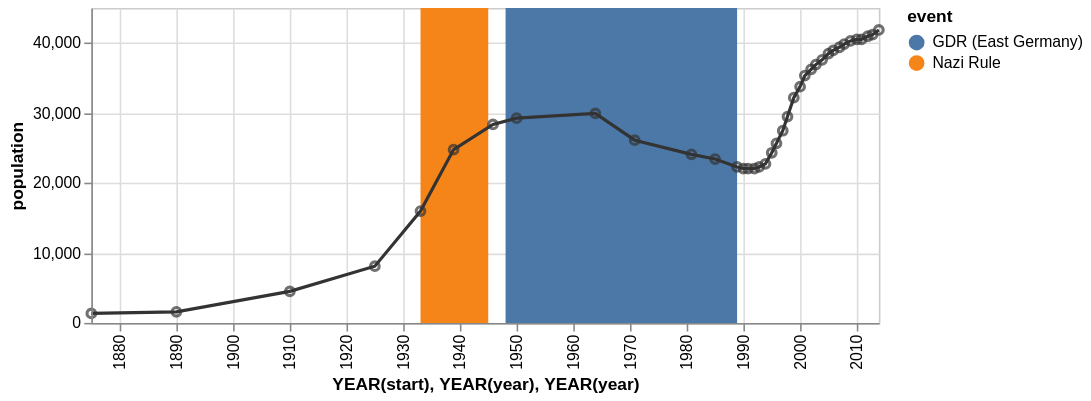

Vega-Lite specification for this chart:
### Vega specification from a JSON file in a GitHub repository (floating-point values rounded to 4 significant figures)
{"$schema": "https://vega.github.io/schema/vega/v3.0.json", "description": "The population of the German city of Falkensee over time", "autosize": "pad", "padding": 5, "encode": {"update": {"stroke": {"value": "#ccc"}, "fill": {"value": "transparent"}}}, "data": [{"name": "source_0", "values": [{"year": "1875", "population": 1309}, {"year": "1890", "population": 1558}, {"year": "1910", "population": 4512}, {"year": "1925", "population": 8180}, {"year": "1933", "population": 15915}, {"year": "1939", "population": 24824}, {"year": "1946", "population": 28275}, {"year": "1950", "population": 29189}, {"year": "1964", "population": 29881}, {"year": "1971", "population": 26007}, {"year": "1981", "population": 24029}, {"year": "1985", "population": 23340}, {"year": "1989", "population": 22307}, {"year": "1990", "population": 22087}, {"year": "1991", "population": 22139}, {"year": "1992", "population": 22105}, {"year": "1993", "population": 22242}, {"year": "1994", "population": 22801}, {"year": "1995", "population": 24273}, {"year": "1996", "population": 25640}, {"year": "1997", "population": 27393}, {"year": "1998", "population": 29505}, {"year": "1999", "population": 32124}, {"year": "2000", "population": 33791}, {"year": "2001", "population": 35297}, {"year": "2002", "population": 36179}, {"year": "2003", "population": 36829}, {"year": "2004", "population": 37493}, {"year": "2005", "population": 38376}, {"year": "2006", "population": 39008}, {"year": "2007", "population": 39366}, {"year": "2008", "population": 39821}, {"year": "2009", "population": 40179}, {"year": "2010", "population": 40511}, {"year": "2011", "population": 40465}, {"year": "2012", "population": 40905}, {"year": "2013", "population": 41258}, {"year": "2014", "population": 41777}]}, {"name": "source_1", "values": [{"start": "1933", "end": "1945", "event": "Nazi Rule"}, {"start": "1948", "end": "1989", "event": "GDR (East Germany)"}]}, {"name": "data_0", "source": "source_0", "transform": [{"type": "formula", "expr": "timeParse(datum[\"year\"],'%Y')", "as": "year"}]}, {"name": "data_1", "source": "data_0", "transform": [{"type": "formula", "expr": "toDate(datum[\"year\"])", "as": "year"}, {"type": "formula", "expr": "toNumber(datum[\"population\"])", "as": "population"}, {"type": "filter", "expr": "datum[\"year\"] !== null && !isNaN(datum[\"year\"]) && datum[\"population\"] !== null && !isNaN(datum[\"population\"])"}, {"type": "formula", "as": "year_year", "expr": "datetime(year(datum[\"year\"]), 0, 1, 0, 0, 0, 0)"}]}, {"name": "data_2", "source": "data_0", "transform": [{"type": "formula", "expr": "toDate(datum[\"year\"])", "as": "year"}, {"type": "formula", "expr": "toNumber(datum[\"population\"])", "as": "population"}, {"type": "filter", "expr": "datum[\"year\"] !== null && !isNaN(datum[\"year\"]) && datum[\"population\"] !== null && !isNaN(datum[\"population\"])"}, {"type": "formula", "as": "year_year", "expr": "datetime(year(datum[\"year\"]), 0, 1, 0, 0, 0, 0)"}]}, {"name": "data_3", "source": "source_1", "transform": [{"type": "formula", "expr": "timeParse(datum[\"start\"],'%Y')", "as": "start"}, {"type": "formula", "expr": "timeParse(datum[\"end\"],'%Y')", "as": "end"}, {"type": "filter", "expr": "datum[\"start\"] !== null && !isNaN(datum[\"start\"])"}, {"type": "formula", "as": "year_start", "expr": "datetime(year(datum[\"start\"]), 0, 1, 0, 0, 0, 0)"}, {"type": "formula", "as": "year_end", "expr": "datetime(year(datum[\"end\"]), 0, 1, 0, 0, 0, 0)"}]}], "signals": [{"name": "width", "update": "500"}, {"name": "height", "update": "200"}], "marks": [{"name": "layer_0_marks", "type": "rect", "style": ["rect"], "from": {"data": "data_3"}, "encode": {"update": {"x": {"scale": "x", "field": "year_start"}, "x2": {"scale": "x", "field": "year_end"}, "y": {"value": 0}, "y2": {"field": {"group": "height"}}, "fill": {"scale": "color", "field": "event"}}}}, {"name": "layer_1_marks", "type": "line", "style": ["line"], "sort": {"field": "datum[\"year_year\"]", "order": "descending"}, "from": {"data": "data_1"}, "encode": {"update": {"x": {"scale": "x", "field": "year_year"}, "y": {"scale": "y", "field": "population"}, "stroke": {"value": "#333"}}}}, {"name": "layer_2_marks", "type": "symbol", "role": "point", "style": ["point"], "from": {"data": "data_2"}, "encode": {"update": {"x": {"scale": "x", "field": "year_year"}, "y": {"scale": "y", "field": "population"}, "stroke": {"value": "#333"}, "fill": {"value": "transparent"}, "opacity": {"value": 0.7}}}}], "scales": [{"name": "x", "type": "time", "domain": {"fields": [{"data": "data_3", "field": "year_start"}, {"data": "data_3", "field": "year_end"}, {"data": "data_1", "field": "year_year"}, {"data": "data_2", "field": "year_year"}], "sort": true}, "range": [0, {"signal": "width"}], "round": true, "nice": "year"}, {"name": "color", "type": "ordinal", "domain": {"data": "data_3", "field": "event", "sort": true}, "range": "category"}, {"name": "y", "type": "linear", "domain": {"fields": [{"data": "data_1", "field": "population"}, {"data": "data_2", "field": "population"}], "sort": true}, "range": [{"signal": "height"}, 0], "round": true, "nice": true, "zero": true}], "axes": [{"scale": "x", "labelOverlap": true, "orient": "bottom", "tickCount": {"signal": "ceil(width/40)"}, "title": "YEAR(start), YEAR(year), YEAR(year)", "zindex": 1, "encode": {"labels": {"update": {"text": {"signal": "timeFormat(datum.value, '%Y')"}, "angle": {"value": 270}, "align": {"value": "right"}, "baseline": {"value": "middle"}}}}}, {"scale": "x", "domain": false, "grid": true, "labels": false, "maxExtent": 0, "minExtent": 0, "orient": "bottom", "tickCount": {"signal": "ceil(width/40)"}, "ticks": false, "zindex": 0, "gridScale": "y"}, {"scale": "y", "labelOverlap": true, "orient": "left", "tickCount": {"signal": "ceil(height/40)"}, "title": "population", "zindex": 1}, {"scale": "y", "domain": false, "grid": true, "labels": false, "maxExtent": 0, "minExtent": 0, "orient": "left", "tickCount": {"signal": "ceil(height/40)"}, "ticks": false, "zindex": 0, "gridScale": "x"}], "legends": [{"fill": "color", "title": "event"}], "config": {"axis": {"domainColor": "#888", "tickColor": "#888"}, "axisY": {"minExtent": 30}}}
